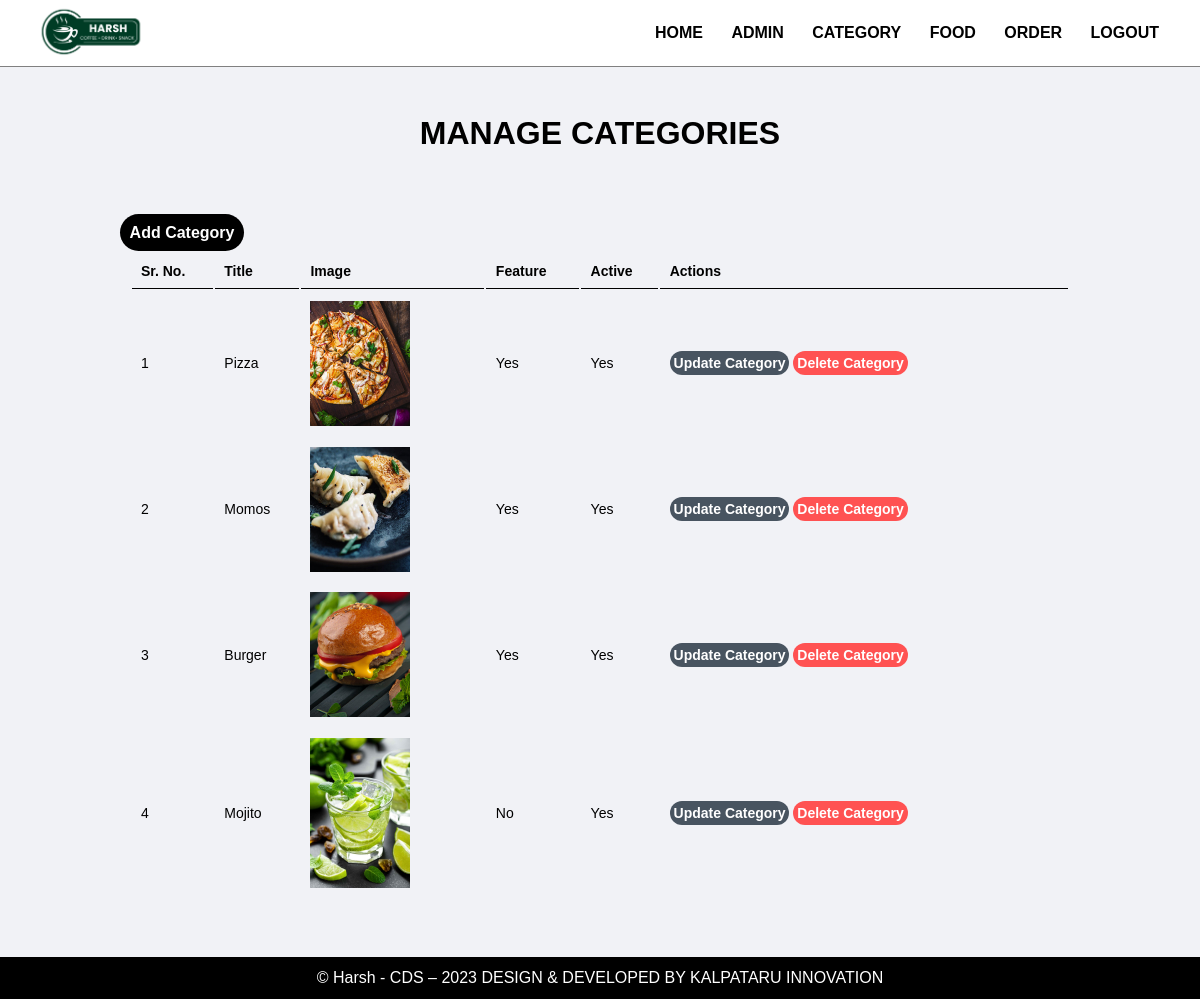
/Admin/manage-categories.php (signed in), run on the app's committed database.
### tables this page shows
CREATE TABLE `tbl_category` (
  `id` int(10) UNSIGNED NOT NULL,
  `title` varchar(100) NOT NULL,
  `image_name` varchar(255) NOT NULL,
  `featured` varchar(10) NOT NULL,
  `active` varchar(10) NOT NULL
);

### Admin/manage-categories.php (the view, shortened to what this page needs)
<?php
            include('partials/menu.php')
?>
        <div class = "main-content">
            <div class = "wrapper">
                    <h1 class="text-center"><strong>MANAGE CATEGORIES</strong></h1>
                    <br><br>
                <br><br>
                        <a href="add-categories.php" class = "btn-primary" >Add Category</a>
                         <table class="table-full">
                                        <tr>
                                        <th>Sr. No.</th>
                                        <th>Title</th>
                                        <th>Image</th>
                                        <th>Feature</th>
                                        <th>Active</th>
                                        <th>Actions</th>
                                </tr>
                                <?php
                                        $sql = "SELECT * FROM tbl_category ";
                                        $res = mysqli_query($conn, $sql);
                                        $count = mysqli_num_rows($res);
                                        $sn = 1;
                                        if($count >0)
                                        {
                                                while ($row = mysqli_fetch_assoc($res))
                                                {
                                                        $id = $row['id'];
                                                        $title = $row['title'];
                                                        $image_name = $row['image_name'];
                                                        $featured  = $row['featured'];
                                                        $active = $row['active'];
                                                ?>
                                                <tr>
                                                        <td> <?php echo $sn++; ?> </td>
                                                        <td> <?php echo $title; ?> </td>
                                                        <td>
                                                                <?php
                                                                        if($image_name!="")
                                                                        {
                                                                                ?>
                                                                                <img src="<?php echo SITEURL;?>images/category/<?php echo $image_name; ?>" width="100px"  >
                                                                                <?php
                                                                        }
                                                                        else
                                                                        {
                                                                                echo "Image not available";
                                                                        }
                                                                ?>
                                                        </td>
                                                        <td> <?php echo $featured; ?> </td>
                                                        <td> <?php echo $active; ?> </td>
                                                        <td>
                                                        <a href = "<?php echo SITEURL; ?>admin/update-categories.php?id=<?php echo $id; ?>" class = "btn-secondary">Update Category</a>
                                                        <a href="<?php echo SITEURL; ?>admin/delete-categories.php?id=<?php echo $id; ?>&image_name=<?php echo $image_name;?>" class = "btn-danger">Delete Category</a>
                                                        </td>
                                                </tr>
                                                <?php
                                                }
                                        }
                                ?>
                        </table>
            </div>
        </div>
        <?php
            include('partials/footer.php')
        ?>

### css/admin.css (style rules this page uses)
* { margin: 0px; padding: 0px; font-family: Arial, Helvetica, sans-serif; }
.wrapper { padding: 1%; width: 80%; margin: 0px auto ; }
.text-center { text-align: center; }
.main-content { margin: 0px; background-color: #f1f2f6; padding: 3% 0px; }
.table-full { width: 100%; padding: 1%; font-size: 14px; }
table tr th { padding: 1%; border-bottom: 1px solid black; text-align: left; }
table tr td { padding: 1%; }
.btn-primary { background-color: black; padding: 1%; border-radius: 30px; border: 0px; color: white; text-decoration: none; font-weight: bold; }
.btn-secondary { background-color:#485460; padding: 1%; border-radius: 30px; border: 0px; color: white; text-decoration: none; font-weight: bold; }
.btn-danger { background-color:#ff5252; padding: 1%; border-radius: 30px; border: 0px; color: white; text-decoration: none; font-weight: bold; }

### data on the page
tbl_category: title "Pizza", image_name (picture), featured "Yes", active "Yes"
tbl_category: title "Momos", image_name (picture), featured "Yes", active "Yes"
tbl_category: title "Burger", image_name (picture), featured "Yes", active "Yes"
tbl_category: title "Mojito", image_name (picture), featured "No", active "Yes"
